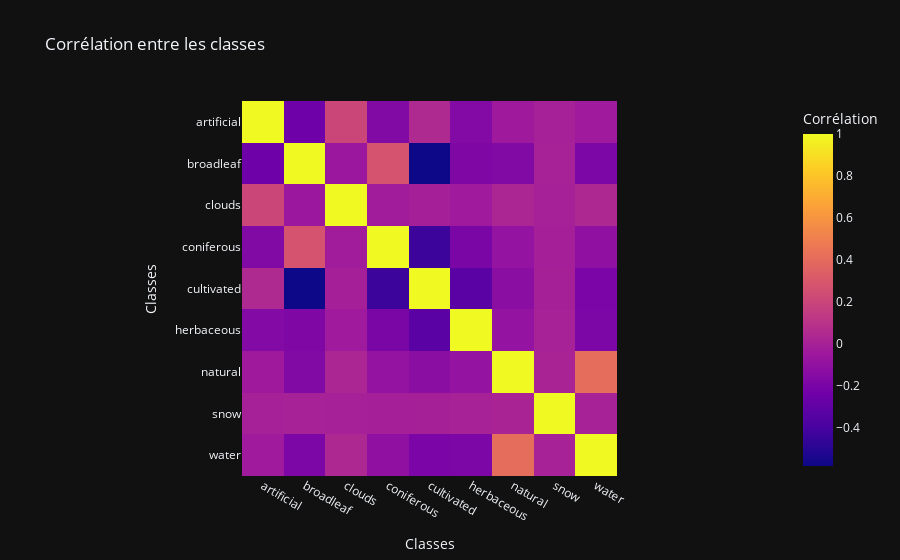

The notebook cell this image was saved under:
### Code cell
# Corrélation entre les classes
corr = train_infos[cols_to_keep].corr()

# Créer le graphique de corrélation
fig = px.imshow(
    corr,
    labels=dict(x="Classes", y="Classes", color="Corrélation"),
    title="Corrélation entre les classes"
)

# Afficher le graphique
fig.show()

### Figure 1 — Plotly figure (JSON) as saved in the notebook; plotly's stock layout.template omitted (floating-point values rounded to 4 significant figures)
{"data": [{"coloraxis": "coloraxis", "hovertemplate": "Classes: %{x}<br>Classes: %{y}<br>Corrélation: %{z}<extra></extra>", "name": "0", "type": "heatmap", "x": ["artificial", "broadleaf", "clouds", "coniferous", "cultivated", "herbaceous", "natural", "snow", "water"], "xaxis": "x", "y": ["artificial", "broadleaf", "clouds", "coniferous", "cultivated", "herbaceous", "natural", "snow", "water"], "yaxis": "y", "z": [[1.0, -0.2472, 0.2056, -0.1673, 0.0482, -0.1608, -0.04266, -0.0006277, -0.03746], [-0.2472, 1.0, -0.05762, 0.2765, -0.5821, -0.1742, -0.1618, 0.003499, -0.1866], [0.2056, -0.05762, 1.0, -0.02957, -0.01156, -0.04072, 0.0276, -0.001123, 0.04023], [-0.1673, 0.2765, -0.02957, 1.0, -0.4335, -0.192, -0.08833, -0.00955, -0.1103], [0.0482, -0.5821, -0.01156, -0.4335, 1.0, -0.3271, -0.1296, -0.00572, -0.1948], [-0.1608, -0.1742, -0.04072, -0.192, -0.3271, 1.0, -0.08899, 0.004305, -0.1903], [-0.04266, -0.1618, 0.0276, -0.08833, -0.1296, -0.08899, 1.0, 0.01188, 0.4087], [-0.0006277, 0.003499, -0.001123, -0.00955, -0.00572, 0.004305, 0.01188, 1.0, 0.005012], [-0.03746, -0.1866, 0.04023, -0.1103, -0.1948, -0.1903, 0.4087, 0.005012, 1.0]]}], "layout": {"coloraxis": {"colorbar": {"title": {"text": "Corrélation"}}, "colorscale": [[0, "#0d0887"], [0.1111, "#46039f"], [0.2222, "#7201a8"], [0.3333, "#9c179e"], [0.4444, "#bd3786"], [0.5556, "#d8576b"], [0.6667, "#ed7953"], [0.7778, "#fb9f3a"], [0.8889, "#fdca26"], [1, "#f0f921"]]}, "title": {"text": "Corrélation entre les classes"}, "xaxis": {"anchor": "y", "constrain": "domain", "domain": [0, 1], "scaleanchor": "y", "title": {"text": "Classes"}}, "yaxis": {"anchor": "x", "autorange": "reversed", "constrain": "domain", "domain": [0, 1], "title": {"text": "Classes"}}}}
